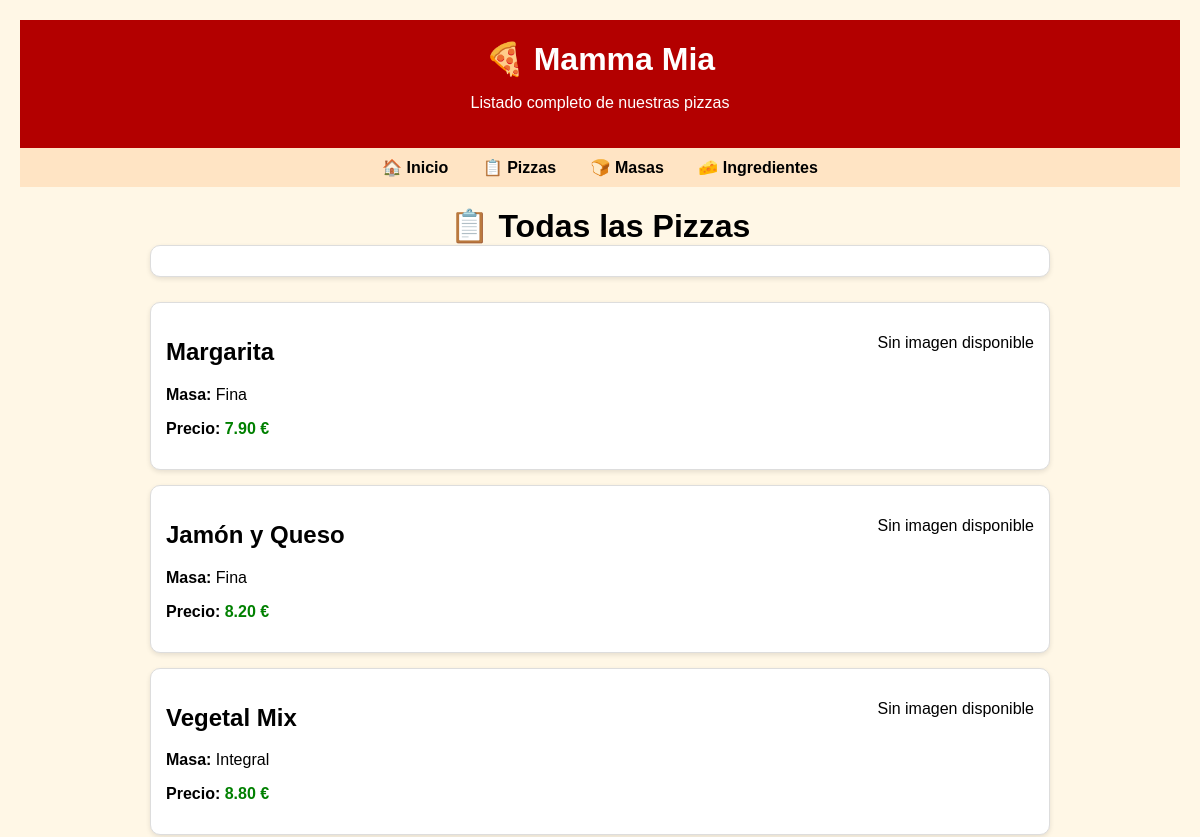
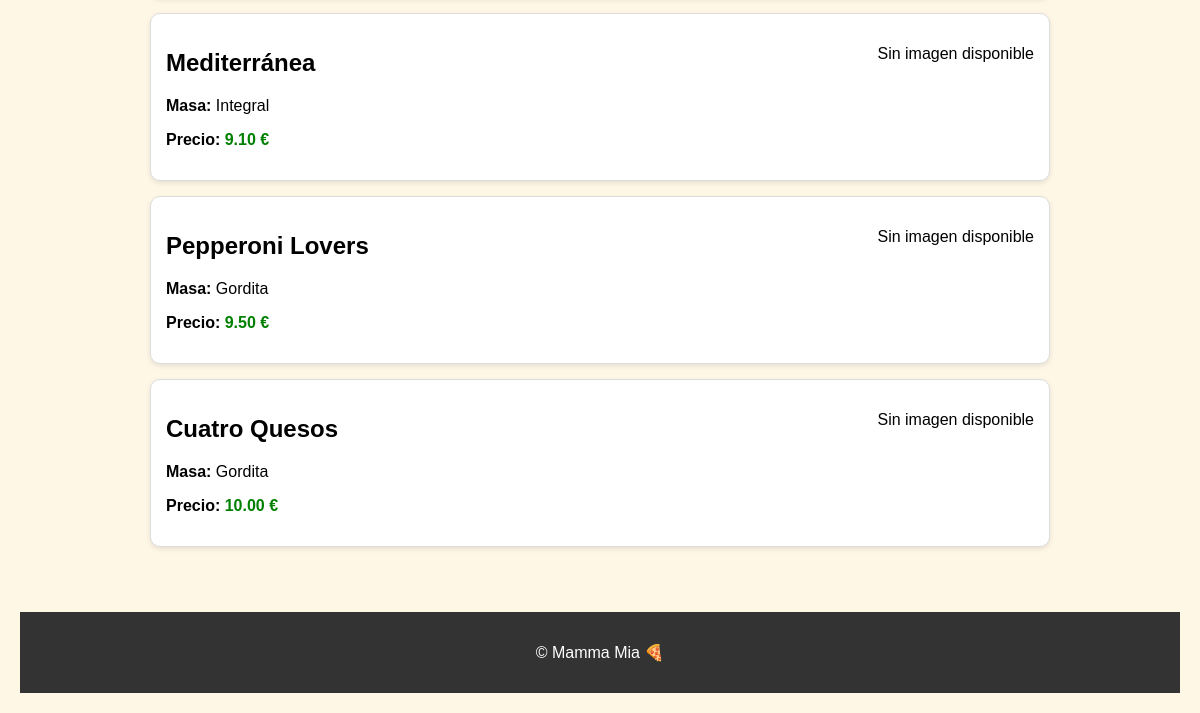
/pizzas/, run on an earlier commit of the app's database (2 pictures, top to bottom).
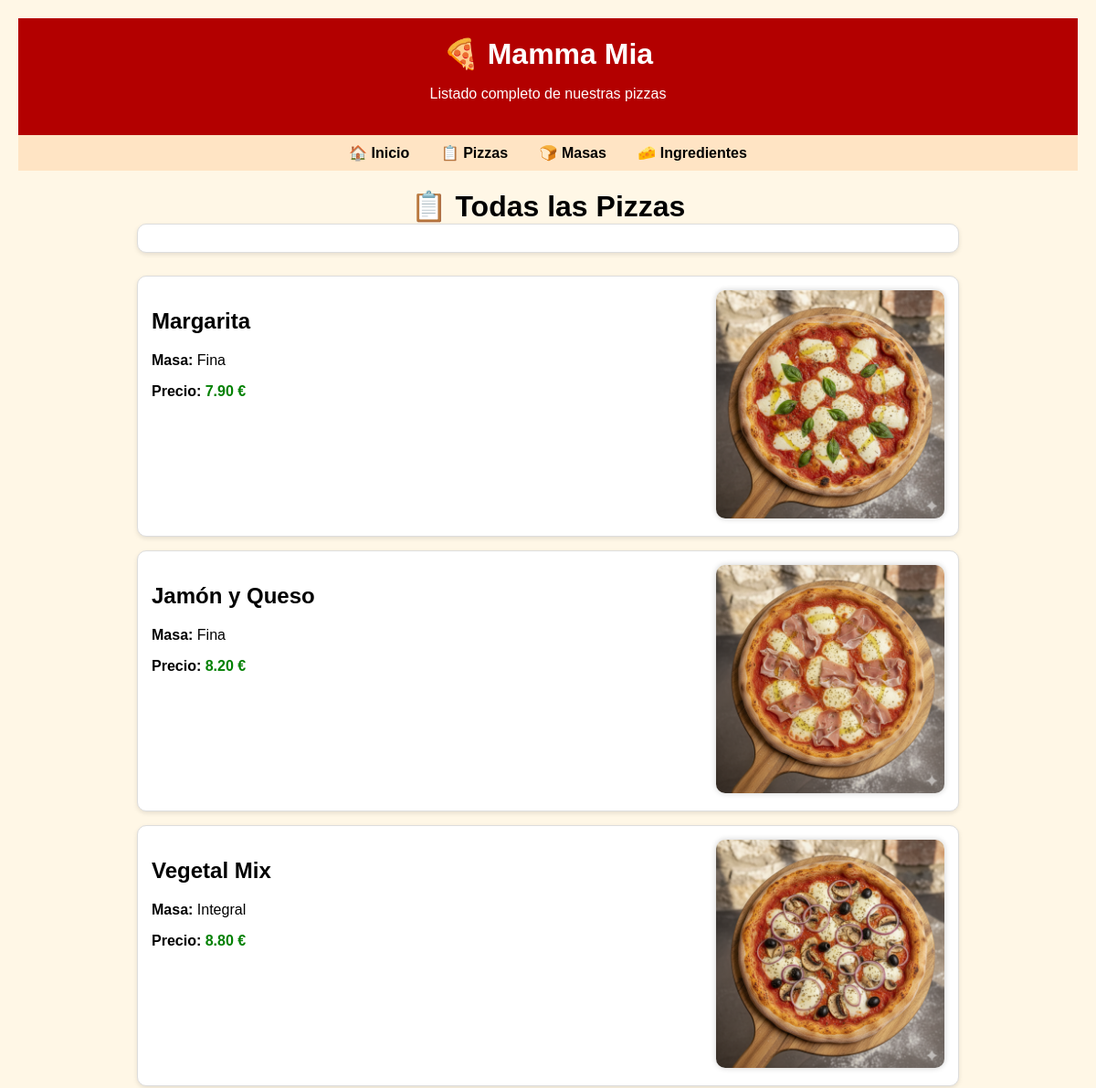
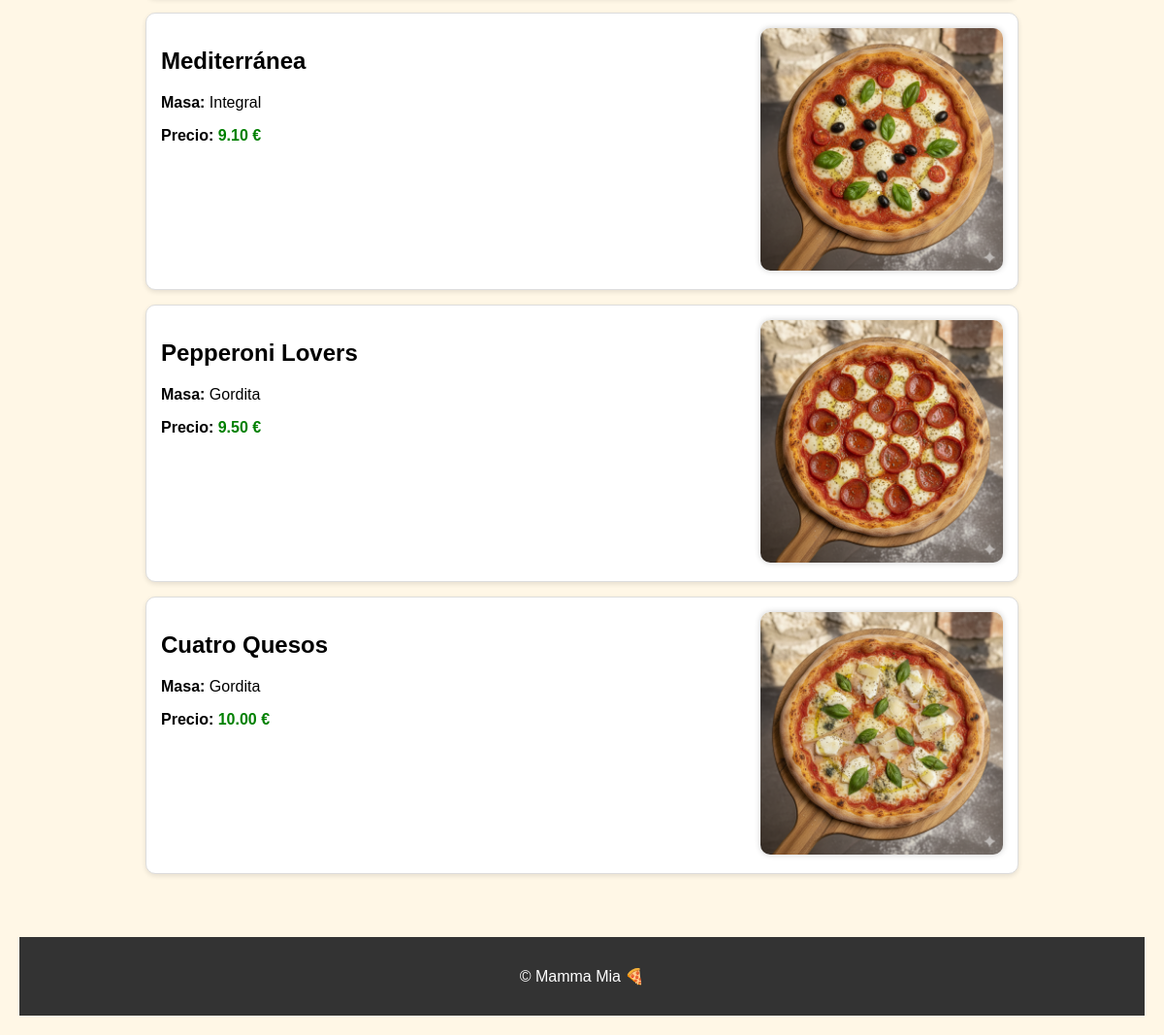
And on a later commit of the database (2 pictures, top to bottom).
### mammaMia/models.py (models this page shows, shortened)
class Pizza(models.Model):
    nombre = models.CharField(max_length=100)
    masa = models.ForeignKey(Masa, on_delete=models.PROTECT, related_name='pizzas')
    ingredientes = models.ManyToManyField(Ingrediente, related_name='pizzas', blank=True)
    precio = models.DecimalField(max_digits=6, decimal_places=2)
    descripcion = models.TextField(blank=True)
    imagen = models.ImageField(upload_to='pizzas/', blank=True, null=True)

class Masa(models.Model):
    nombre = models.CharField(max_length=50, unique=True)
    descripcion = models.TextField(blank=True)

### mammaMia/views.py (the view)
# urls.py: path('pizzas/', views.todasLasPizzas, name='todasLasPizzas'),
def todasLasPizzas(request):
    pizzas = Pizza.objects.all().order_by('precio')
    masas = Masa.objects.all().order_by('nombre')
    ingredientes = Ingrediente.objects.all()
    masa_id = request.GET.get('masa')
    ingredientes_ids = request.GET.getlist('ingredientes')
    if masa_id:
        pizzas = pizzas.filter(masa_id=masa_id)
    if ingredientes_ids:
        for ing_id in ingredientes_ids:
            pizzas = pizzas.filter(ingredientes__id=ing_id)
    pizzas = pizzas.distinct()  # evitar duplicados si hay joins
    context = {
        'pizzas': pizzas,
        'masas': masas,
        'ingredientes': ingredientes,
        'masa_seleccionada': masa_id,
        'ingredientes_seleccionados': list(map(int, ingredientes_ids))
    }
    return render(request, 'mammaMia/todasPizzas.html', context)

### mammaMia/templates/mammaMia/todasPizzas.html (shortened to what this page needs)
{% extends 'mammaMia/base.html' %}
{% block subtitle %}Listado completo de nuestras pizzas{% endblock %}
{% block content %}
    <h1 style="text-align:center;">📋 Todas las Pizzas</h1>
    <form method="get" class="filtro-form">
    </form>
    {% if pizzas %}
        {% for pizza in pizzas %}
        <div class="pizza">
            <div class="pizza-contenido">
                <div class="pizza-info">
                    <a href="{% url 'detallePizza' pizza.id %}" class="pizza-link"></a>
                        <h2>{{ pizza.nombre }}</h2>
                    <p><strong>Masa:</strong> {{ pizza.masa.nombre }}</p>
                    <p><strong>Precio:</strong> <span class="precio">{{ pizza.precio }} €</span></p>
                </div>
                <div class="pizza-imagen">
                    {% if pizza.imagen %}
                        <img src="{{ pizza.imagen.url }}" alt="{{ pizza.nombre }}">
                    {% else %}
                        <p>Sin imagen disponible</p>
                    {% endif %}
                </div>
            </div>
        </div>
        {% endfor %}
    {% else %}
        <p>No hay pizzas registradas todavía.</p>
    {% endif %}
{% endblock %}

### mammaMia/templates/mammaMia/base.html (shortened to what this page needs)
<!DOCTYPE html>
<html lang="es">
<head>
    {% load static %}
    <link rel="stylesheet" href="{% static 'mama.css' %}">
</head>
<body>
<header>
    <h1>🍕 Mamma Mia</h1>
    <p>{% block subtitle %}¡La mejor pizzería!{% endblock %}</p>
</header>
<nav>
    <a href="{% url 'index' %}">🏠 Inicio</a>
    <a href="{% url 'todasLasPizzas' %}">📋 Pizzas</a>
    <a href="{% url 'todasLasMasas' %}">🍞 Masas</a>
    <a href="{% url 'todosIngredientes' %}">🧀 Ingredientes</a>
</nav>
<div class="contenedor">
    {% block content %}{% endblock %}
</div>
<footer>
    <p>© Mamma Mia 🍕</p>
</footer>
</body>
</html>

### mammaMia/static/mama.css (style rules this page uses)
body { font-family: Arial, sans-serif; background: #fff7e6; padding: 20px; margin: 0; }
header { text-align: center; padding: 20px 0; background: #b30000; color: white; }
h1 { margin: 0; }
nav { text-align: center; background: #ffe4c4; padding: 10px; }
nav a { margin: 0 15px; text-decoration: none; color: black; font-weight: bold; }
.contenedor { max-width: 900px; margin: auto; padding: 20px; }
.pizza { background: white; padding: 15px; margin-bottom: 15px; border-radius: 10px; border: 1px solid #ddd; box-shadow: 0 2px 5px rgba(0,0,0,0.1); transition: .2s; position: relative; cursor: pointer; }
.pizza-contenido { display: flex; align-items: flex; justify-content: space-between; gap: 20px; }
.pizza a.pizza-link { position: absolute; inset: 0; z-index: 2; text-indent: -9999px; }
.pizza-info { flex: 1; }
.pizza-info h2 { position: relative; z-index: 3; color: inherit; }
.pizza-imagen img { max-width: 250px; border-radius: 10px; box-shadow: 0 0 6px rgba(0, 0, 0, 0.2); }
.precio { font-weight: bold; color: #008000; }
footer { text-align: center; background: #333; color: white; padding: 15px; margin-top: 30px; }
.filtro-form { background: #fff; padding: 15px; border-radius: 10px; border: 1px solid #ddd; box-shadow: 0 2px 5px rgba(0,0,0,0.1); margin-bottom: 25px; }

What changed in the data, as far as the page shows it:
changed Pizza "Margarita": imagen: picture added; no longer shows "Sin imagen disponible"
changed Pizza "Jamón y Queso": imagen: picture added; no longer shows "Sin imagen disponible"
changed Pizza "Vegetal Mix": imagen: picture added; no longer shows "Sin imagen disponible"
changed Pizza "Mediterránea": imagen: picture added; no longer shows "Sin imagen disponible"
changed Pizza "Pepperoni Lovers": imagen: picture added; no longer shows "Sin imagen disponible"
changed Pizza "Cuatro Quesos": imagen: picture added; no longer shows "Sin imagen disponible"
